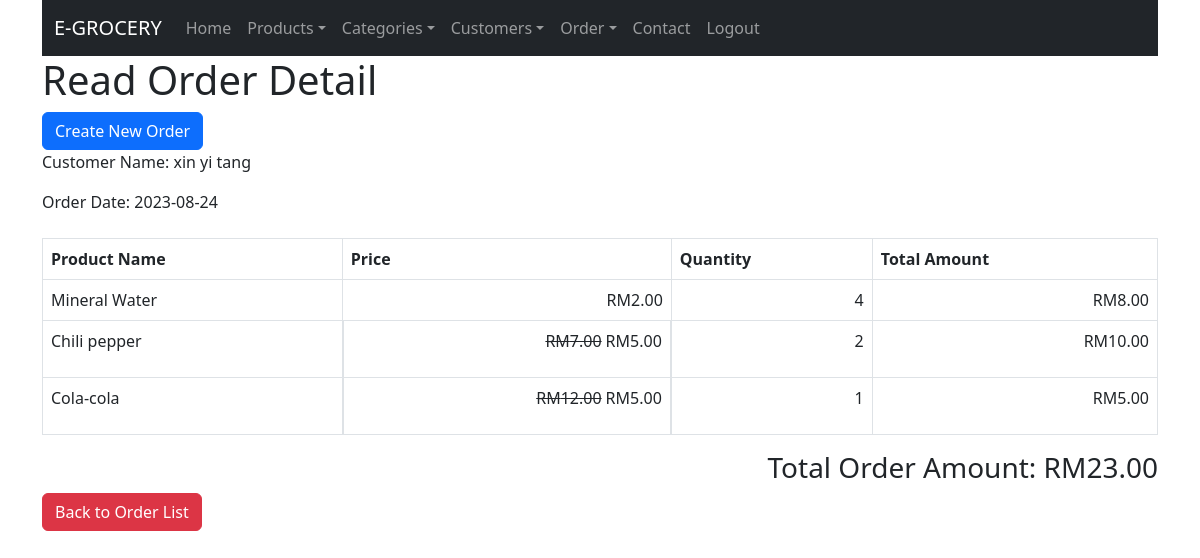
/order_detail_read.php?id=2 (signed in), run on the app's committed database.
### tables this page shows
CREATE TABLE IF NOT EXISTS `customers` (
  `id` int NOT NULL AUTO_INCREMENT,
  `username` varchar(128) NOT NULL,
  `password` varchar(150) NOT NULL,
  `firstname` varchar(128) NOT NULL,
  `lastname` varchar(128) NOT NULL,
  `image` varchar(255) NOT NULL,
  `gender` varchar(15) NOT NULL,
  `date_of_birth` date NOT NULL,
  `email` varchar(40) NOT NULL,
  `registration` datetime NOT NULL,
  `account_status` varchar(20) NOT NULL,
  PRIMARY KEY (`id`)
);

CREATE TABLE IF NOT EXISTS `order_summary` (
  `order_id` int NOT NULL AUTO_INCREMENT,
  `customer_id` int NOT NULL,
  `order_date` date NOT NULL,
  PRIMARY KEY (`order_id`),
  KEY `customer_id` (`customer_id`)
);

CREATE TABLE IF NOT EXISTS `order_details` (
  `order_detail_id` int NOT NULL AUTO_INCREMENT,
  `order_id` int NOT NULL,
  `product_id` int NOT NULL,
  `quantity` int NOT NULL,
  PRIMARY KEY (`order_detail_id`),
  KEY `order_id` (`order_id`),
  KEY `product_id` (`product_id`)
);

CREATE TABLE IF NOT EXISTS `products` (
  `id` int NOT NULL AUTO_INCREMENT,
  `name` varchar(128) NOT NULL,
  `description` text NOT NULL,
  `price` double NOT NULL,
  `image` varchar(255) NOT NULL,
  `category_id` int NOT NULL,
  `created` datetime NOT NULL,
  `modified` timestamp NOT NULL DEFAULT CURRENT_TIMESTAMP,
  `promotion_price` int NOT NULL,
  `manufacture_date` date NOT NULL,
  `expired_date` date NOT NULL,
  PRIMARY KEY (`id`),
  KEY `fk_products_category` (`category_id`)
);

### order_detail_read.php (the view, shortened to what this page needs)
<!DOCTYPE HTML>
<html>
<head>
    <link href="https://cdn.jsdelivr.net/npm/bootstrap@5.3.0/dist/css/bootstrap.min.css" rel="stylesheet">
</head>
<body>
    <div class="container">
        <?php
        include 'menu/navbar.php';
        ?>
        <div class="page-header">
            <h1>Read Order Detail</h1>
        </div>
        <?php
        $id = isset($_GET['id']) ? $_GET['id'] : die('ERROR: Record ID not found.');
        include 'config/database.php';
        $query = "SELECT order_details.order_detail_id, order_details.order_id, products.name, products.price, products.promotion_price, order_details.quantity
        FROM order_details INNER JOIN products ON order_details.product_id = products.id WHERE order_details.order_id =:id";
        $cus_query = "SELECT order_summary.order_date,
        customers.firstname, customers.lastname
        FROM order_summary
        INNER JOIN order_details ON order_details.order_id = order_summary.order_id
        INNER JOIN customers ON order_summary.customer_id = customers.id WHERE order_details.order_id =:id";
        $stmt = $con->prepare($query);
        $stmt->bindParam(":id", $id);
        $cus_stmt = $con->prepare($cus_query);
        $cus_stmt->bindParam(":id", $id);
        $stmt->execute();
        $cus_stmt->execute();
        $num = $stmt->rowCount();
        echo "<a href='order_create.php' class='btn btn-primary m-b-1em'>Create New Order</a>";
        if ($num > 0) {
            echo "<table class='table table-hover table-responsive table-bordered'>";
            echo "<tr>";
            echo "<th>Product Name</th>";
            echo "<th>Price</th>";
            echo "<th>Quantity</th>";
            echo "<th>Total Amount</th>";
            echo "</tr>";
            $totalAmount = 0;
            if ($cus_row = $cus_stmt->fetch(PDO::FETCH_ASSOC)) {
                extract($cus_row);
                echo "<div class='mb-4'>";
                echo "<p>Customer Name: {$firstname} {$lastname}</p>";
                echo "<p>Order Date: {$order_date}</p>";
                echo "</div>";
            }
            while ($row = $stmt->fetch(PDO::FETCH_ASSOC)) {
                extract($row);
                $productPrice = ($promotion_price > 0 && $promotion_price < $price) ? $promotion_price : $price;
                $productTotalAmount = $productPrice * $quantity;
                $totalAmount += $productTotalAmount;
                echo "<tr>";
                echo "<td>{$name}</td>";
                if ($promotion_price < $price && ($promotion_price != 0)) {
                    echo "<td class='d-flex justify-content-end'>
                            <p class=' me-1 text-decoration-line-through'>RM" . number_format((float)$price, 2, '.', '') . "</p>
                            <p>RM" . number_format((float)$promotion_price, 2, '.', '') . "</p>
                        </td>";
                } else {
                    echo "<td class='text-end'>RM" . number_format((float)$productPrice, 2, '.', '') . "</td>";
                }
                echo "<td class='text-end'>{$quantity}</td>";
                echo "<td class='text-end'>RM" . number_format($productTotalAmount, 2) . "</td>";
                echo "</tr>";
            }
            echo "</table>";
            echo "<h3 class='text-end'>Total Order Amount: RM" . number_format($totalAmount, 2) . "</h3>";
            echo "<a href='order_read.php' class='btn btn-danger'>Back to Order List</a>";
            echo "</div>";
        } else {
            echo "<div class='alert alert-danger'>No records found.</div>";
        }
        ?>
</body>
</html>

### data on the page
customers: firstname "xin yi", lastname "tang"
order_summary: order_date "2023-08-24"
order_details: product.name "Mineral Water", product.price "2.00", quantity "4", productTotalAmount "8.00"
order_details: product.name "Chili pepper", product.price "7.00", product.promotion_price "5.00", quantity "2", productTotalAmount "10.00"
order_details: product.name "Cola-cola", product.price "12.00", product.promotion_price "5.00", quantity "1", productTotalAmount "5.00"

### other printed values
$totalAmount "23.00"
